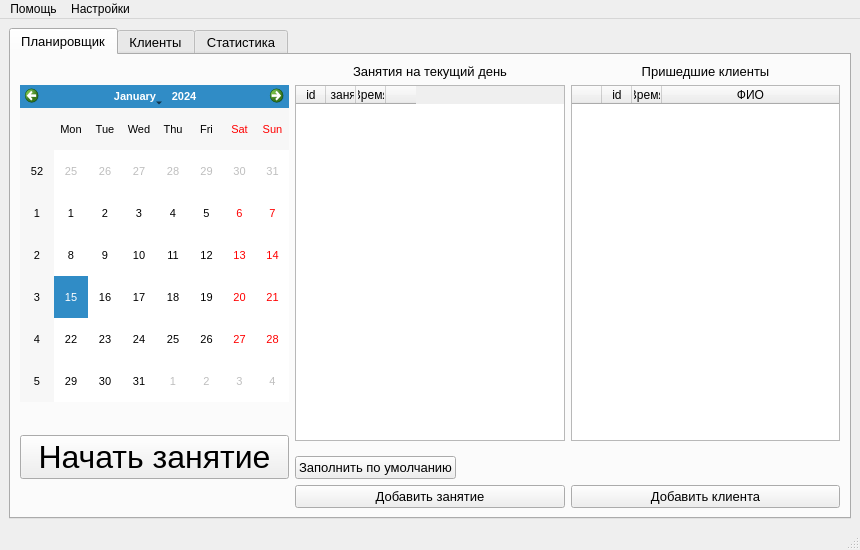
<?xml version="1.0" encoding="UTF-8"?>
<ui version="4.0">
 <class>MainWindow</class>
 <widget class="QMainWindow" name="MainWindow">
  <property name="geometry">
   <rect>
    <x>0</x>
    <y>0</y>
    <width>860</width>
    <height>550</height>
   </rect>
  </property>
  <property name="windowTitle">
   <string>Расписание занятий</string>
  </property>
  <widget class="QWidget" name="centralwidget">
   <layout class="QGridLayout" name="gridLayout">
    <item row="1" column="0">
     <widget class="QTabWidget" name="tabWidget">
      <property name="enabled">
       <bool>true</bool>
      </property>
      <property name="font">
       <font>
        <pointsize>10</pointsize>
       </font>
      </property>
      <property name="currentIndex">
       <number>0</number>
      </property>
      <widget class="QWidget" name="planner_tab">
       <attribute name="title">
        <string>Планировщик</string>
       </attribute>
       <layout class="QGridLayout" name="gridLayout_2">
        <item row="0" column="2">
         <widget class="QLabel" name="label_17">
          <property name="text">
           <string>Пришедшие клиенты</string>
          </property>
          <property name="alignment">
           <set>Qt::AlignCenter</set>
          </property>
         </widget>
        </item>
        <item row="2" column="0">
         <widget class="QLabel" name="label_2">
          <property name="text">
           <string/>
          </property>
         </widget>
        </item>
        <item row="4" column="0" rowspan="4">
         <widget class="QPushButton" name="start_lesson_btn">
          <property name="sizePolicy">
           <sizepolicy hsizetype="Minimum" vsizetype="Expanding">
            <horstretch>0</horstretch>
            <verstretch>0</verstretch>
           </sizepolicy>
          </property>
          <property name="font">
           <font>
            <family>Arial</family>
            <pointsize>24</pointsize>
           </font>
          </property>
          <property name="autoFillBackground">
           <bool>false</bool>
          </property>
          <property name="styleSheet">
           <string notr="true"/>
          </property>
          <property name="text">
           <string>Начать занятие</string>
          </property>
         </widget>
        </item>
        <item row="0" column="1">
         <widget class="QLabel" name="label_16">
          <property name="text">
           <string>Занятия на текущий день</string>
          </property>
          <property name="alignment">
           <set>Qt::AlignCenter</set>
          </property>
         </widget>
        </item>
        <item row="1" column="1" rowspan="5">
         <widget class="QTableWidget" name="lessons_table">
          <attribute name="horizontalHeaderMinimumSectionSize">
           <number>30</number>
          </attribute>
          <attribute name="horizontalHeaderDefaultSectionSize">
           <number>30</number>
          </attribute>
          <attribute name="horizontalHeaderStretchLastSection">
           <bool>false</bool>
          </attribute>
          <column>
           <property name="text">
            <string>id</string>
           </property>
          </column>
          <column>
           <property name="text">
            <string>Тип занятия</string>
           </property>
          </column>
          <column>
           <property name="text">
            <string>Время</string>
           </property>
          </column>
          <column>
           <property name="text">
            <string/>
           </property>
          </column>
         </widget>
        </item>
        <item row="1" column="2" rowspan="5">
         <widget class="QTableWidget" name="incoming_clients_table">
          <attribute name="horizontalHeaderCascadingSectionResizes">
           <bool>false</bool>
          </attribute>
          <attribute name="horizontalHeaderMinimumSectionSize">
           <number>30</number>
          </attribute>
          <attribute name="horizontalHeaderDefaultSectionSize">
           <number>30</number>
          </attribute>
          <attribute name="horizontalHeaderHighlightSections">
           <bool>true</bool>
          </attribute>
          <attribute name="horizontalHeaderStretchLastSection">
           <bool>true</bool>
          </attribute>
          <column>
           <property name="text">
            <string/>
           </property>
          </column>
          <column>
           <property name="text">
            <string>id</string>
           </property>
          </column>
          <column>
           <property name="text">
            <string>Время</string>
           </property>
          </column>
          <column>
           <property name="text">
            <string>ФИО</string>
           </property>
          </column>
         </widget>
        </item>
        <item row="1" column="0">
         <widget class="QCalendarWidget" name="calendar">
          <property name="font">
           <font>
            <pointsize>8</pointsize>
           </font>
          </property>
         </widget>
        </item>
        <item row="8" column="0">
         <widget class="QLabel" name="label">
          <property name="text">
           <string/>
          </property>
         </widget>
        </item>
        <item row="8" column="1">
         <widget class="QPushButton" name="add_lesson_btn">
          <property name="font">
           <font>
            <pointsize>10</pointsize>
           </font>
          </property>
          <property name="text">
           <string>Добавить занятие</string>
          </property>
         </widget>
        </item>
        <item row="7" column="1">
         <widget class="QPushButton" name="fill_automatically_btn">
          <property name="sizePolicy">
           <sizepolicy hsizetype="Fixed" vsizetype="Fixed">
            <horstretch>0</horstretch>
            <verstretch>0</verstretch>
           </sizepolicy>
          </property>
          <property name="text">
           <string>Заполнить по умолчанию</string>
          </property>
         </widget>
        </item>
        <item row="8" column="2">
         <widget class="QPushButton" name="add_client_btn">
          <property name="font">
           <font>
            <pointsize>10</pointsize>
           </font>
          </property>
          <property name="text">
           <string>Добавить клиента</string>
          </property>
         </widget>
        </item>
       </layout>
      </widget>
      <widget class="QWidget" name="client_tab">
       <attribute name="title">
        <string>Клиенты</string>
       </attribute>
       <layout class="QGridLayout" name="gridLayout_3">
        <item row="8" column="1">
         <widget class="QLabel" name="label_10">
          <property name="text">
           <string/>
          </property>
         </widget>
        </item>
        <item row="0" column="0" rowspan="14">
         <widget class="QTableWidget" name="client_base_table">
          <column>
           <property name="text">
            <string>id</string>
           </property>
          </column>
          <column>
           <property name="text">
            <string>ФИО</string>
           </property>
          </column>
          <column>
           <property name="text">
            <string>Телефон</string>
           </property>
          </column>
          <column>
           <property name="text">
            <string>Дата начала</string>
           </property>
          </column>
          <column>
           <property name="text">
            <string>Возраст</string>
           </property>
          </column>
          <column>
           <property name="text">
            <string>Количество занятий</string>
           </property>
          </column>
          <column>
           <property name="text">
            <string>Длительность аб.</string>
           </property>
          </column>
          <column>
           <property name="text">
            <string>Ак.</string>
           </property>
          </column>
         </widget>
        </item>
        <item row="6" column="1">
         <widget class="QLabel" name="label_9">
          <property name="text">
           <string/>
          </property>
         </widget>
        </item>
        <item row="1" column="1">
         <widget class="QLineEdit" name="search_line">
          <property name="sizePolicy">
           <sizepolicy hsizetype="Preferred" vsizetype="Fixed">
            <horstretch>0</horstretch>
            <verstretch>0</verstretch>
           </sizepolicy>
          </property>
          <property name="font">
           <font>
            <pointsize>10</pointsize>
           </font>
          </property>
         </widget>
        </item>
        <item row="2" column="1">
         <widget class="QLabel" name="label_8">
          <property name="text">
           <string/>
          </property>
         </widget>
        </item>
        <item row="4" column="1">
         <widget class="QPushButton" name="change_client_btn">
          <property name="font">
           <font>
            <pointsize>10</pointsize>
           </font>
          </property>
          <property name="text">
           <string>Изменить</string>
          </property>
         </widget>
        </item>
        <item row="0" column="1">
         <widget class="QLabel" name="label_7">
          <property name="font">
           <font>
            <pointsize>12</pointsize>
           </font>
          </property>
          <property name="text">
           <string>Поиск</string>
          </property>
         </widget>
        </item>
        <item row="13" column="1">
         <widget class="QLabel" name="label_11">
          <property name="text">
           <string/>
          </property>
         </widget>
        </item>
        <item row="5" column="1">
         <widget class="QPushButton" name="add_client_db_btn">
          <property name="font">
           <font>
            <pointsize>10</pointsize>
           </font>
          </property>
          <property name="text">
           <string>Добавить</string>
          </property>
         </widget>
        </item>
        <item row="3" column="1">
         <widget class="QPushButton" name="pay_btn">
          <property name="font">
           <font>
            <pointsize>10</pointsize>
           </font>
          </property>
          <property name="text">
           <string>Оплатить</string>
          </property>
         </widget>
        </item>
       </layout>
      </widget>
      <widget class="QWidget" name="statistic_tab">
       <attribute name="title">
        <string>Статистика</string>
       </attribute>
       <layout class="QHBoxLayout" name="horizontalLayout">
        <item>
         <layout class="QVBoxLayout" name="verticalLayout">
          <item>
           <layout class="QHBoxLayout" name="horizontalLayout_4">
            <item>
             <widget class="QLabel" name="label_12">
              <property name="font">
               <font>
                <pointsize>12</pointsize>
               </font>
              </property>
              <property name="text">
               <string>Выберите год</string>
              </property>
             </widget>
            </item>
            <item>
             <widget class="QComboBox" name="year_cb">
              <property name="font">
               <font>
                <pointsize>11</pointsize>
               </font>
              </property>
              <property name="currentText">
               <string/>
              </property>
             </widget>
            </item>
            <item>
             <widget class="QLabel" name="label_13">
              <property name="text">
               <string/>
              </property>
             </widget>
            </item>
            <item>
             <widget class="QLabel" name="label_14">
              <property name="text">
               <string/>
              </property>
             </widget>
            </item>
           </layout>
          </item>
          <item>
           <widget class="QTableWidget" name="month_reports_table">
            <property name="sizePolicy">
             <sizepolicy hsizetype="Expanding" vsizetype="Expanding">
              <horstretch>0</horstretch>
              <verstretch>0</verstretch>
             </sizepolicy>
            </property>
            <property name="font">
             <font>
              <pointsize>10</pointsize>
             </font>
            </property>
            <row>
             <property name="text">
              <string>Январь</string>
             </property>
            </row>
            <row>
             <property name="text">
              <string>Февраль</string>
             </property>
            </row>
            <row>
             <property name="text">
              <string>Март</string>
             </property>
            </row>
            <row>
             <property name="text">
              <string>Апрель</string>
             </property>
            </row>
            <row>
             <property name="text">
              <string>Май</string>
             </property>
            </row>
            <row>
             <property name="text">
              <string>Июнь</string>
             </property>
            </row>
            <row>
             <property name="text">
              <string>Июль</string>
             </property>
            </row>
            <row>
             <property name="text">
              <string>Август</string>
             </property>
            </row>
            <row>
             <property name="text">
              <string>Сентябрь</string>
             </property>
            </row>
            <row>
             <property name="text">
              <string>Октябрь</string>
             </property>
            </row>
            <row>
             <property name="text">
              <string>Ноябрь</string>
             </property>
            </row>
            <row>
             <property name="text">
              <string>Декабрь</string>
             </property>
            </row>
            <column>
             <property name="text">
              <string>Клиенты</string>
             </property>
            </column>
            <column>
             <property name="text">
              <string>Сумма</string>
             </property>
            </column>
            <column>
             <property name="text">
              <string>Подробнее</string>
             </property>
            </column>
            <item row="0" column="0">
             <property name="text">
              <string>0</string>
             </property>
            </item>
            <item row="0" column="1">
             <property name="text">
              <string>0</string>
             </property>
            </item>
            <item row="1" column="0">
             <property name="text">
              <string>0</string>
             </property>
            </item>
            <item row="1" column="1">
             <property name="text">
              <string>0</string>
             </property>
            </item>
            <item row="2" column="0">
             <property name="text">
              <string>0</string>
             </property>
            </item>
            <item row="2" column="1">
             <property name="text">
              <string>0</string>
             </property>
            </item>
            <item row="3" column="0">
             <property name="text">
              <string>0</string>
             </property>
            </item>
            <item row="3" column="1">
             <property name="text">
              <string>0</string>
             </property>
            </item>
            <item row="4" column="0">
             <property name="text">
              <string>0</string>
             </property>
            </item>
            <item row="4" column="1">
             <property name="text">
              <string>0</string>
             </property>
            </item>
            <item row="5" column="0">
             <property name="text">
              <string>0</string>
             </property>
            </item>
            <item row="5" column="1">
             <property name="text">
              <string>0</string>
             </property>
            </item>
            <item row="6" column="0">
             <property name="text">
              <string>0</string>
             </property>
            </item>
            <item row="6" column="1">
             <property name="text">
              <string>0</string>
             </property>
            </item>
            <item row="7" column="0">
             <property name="text">
              <string>0</string>
             </property>
            </item>
            <item row="7" column="1">
             <property name="text">
              <string>0</string>
             </property>
            </item>
            <item row="8" column="0">
             <property name="text">
              <string>0</string>
             </property>
            </item>
            <item row="8" column="1">
             <property name="text">
              <string>0</string>
             </property>
            </item>
            <item row="9" column="0">
             <property name="text">
              <string>0</string>
             </property>
            </item>
            <item row="9" column="1">
             <property name="text">
              <string>0</string>
             </property>
            </item>
            <item row="10" column="0">
             <property name="text">
              <string>0</string>
             </property>
            </item>
            <item row="10" column="1">
             <property name="text">
              <string>0</string>
             </property>
            </item>
            <item row="11" column="0">
             <property name="text">
              <string>0</string>
             </property>
            </item>
            <item row="11" column="1">
             <property name="text">
              <string>0</string>
             </property>
            </item>
           </widget>
          </item>
          <item>
           <layout class="QHBoxLayout" name="horizontalLayout_6">
            <item>
             <widget class="QLabel" name="label_15">
              <property name="font">
               <font>
                <pointsize>12</pointsize>
               </font>
              </property>
              <property name="text">
               <string>Итого за выбранный период:</string>
              </property>
             </widget>
            </item>
            <item>
             <widget class="QLabel" name="outcome_lbl">
              <property name="font">
               <font>
                <family>Times New Roman</family>
                <pointsize>12</pointsize>
               </font>
              </property>
              <property name="text">
               <string/>
              </property>
             </widget>
            </item>
           </layout>
          </item>
         </layout>
        </item>
       </layout>
      </widget>
     </widget>
    </item>
   </layout>
  </widget>
  <widget class="QMenuBar" name="menubar">
   <property name="geometry">
    <rect>
     <x>0</x>
     <y>0</y>
     <width>860</width>
     <height>21</height>
    </rect>
   </property>
   <widget class="QMenu" name="help_menu">
    <property name="title">
     <string>Помощь</string>
    </property>
    <addaction name="about_action"/>
   </widget>
   <widget class="QMenu" name="settings_menu">
    <property name="title">
     <string>Настройки</string>
    </property>
    <addaction name="preferences_action"/>
   </widget>
   <addaction name="help_menu"/>
   <addaction name="settings_menu"/>
  </widget>
  <widget class="QStatusBar" name="statusbar"/>
  <action name="about_action">
   <property name="text">
    <string>О программе</string>
   </property>
  </action>
  <action name="preferences_action">
   <property name="text">
    <string>Preferences...</string>
   </property>
  </action>
 </widget>
 <resources/>
 <connections/>
</ui>
